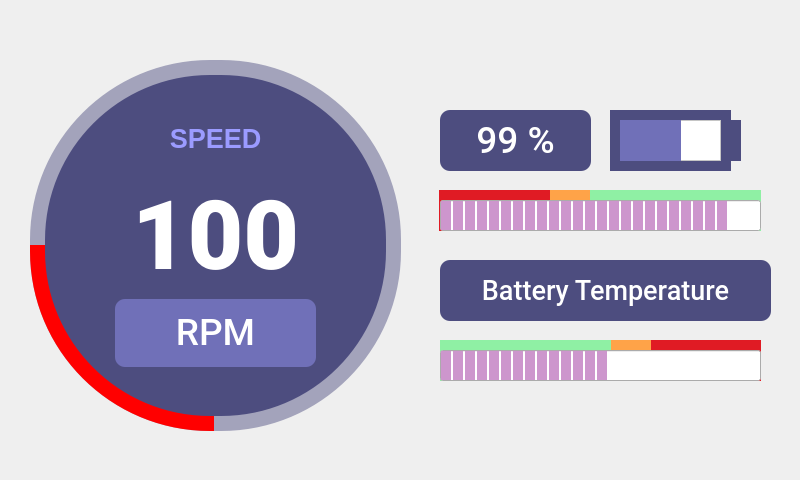
<?xml version="1.0" encoding="UTF-8"?>
<ui version="4.0">
 <class>SplashScreen</class>
 <widget class="QMainWindow" name="SplashScreen">
  <property name="geometry">
   <rect>
    <x>0</x>
    <y>0</y>
    <width>800</width>
    <height>480</height>
   </rect>
  </property>
  <property name="windowTitle">
   <string>MainWindow</string>
  </property>
  <widget class="QWidget" name="centralwidget">
   <widget class="QFrame" name="circularProgressBarBase">
    <property name="geometry">
     <rect>
      <x>20</x>
      <y>50</y>
      <width>391</width>
      <height>391</height>
     </rect>
    </property>
    <property name="frameShape">
     <enum>QFrame::NoFrame</enum>
    </property>
    <property name="frameShadow">
     <enum>QFrame::Raised</enum>
    </property>
    <widget class="QFrame" name="circularProgress">
     <property name="geometry">
      <rect>
       <x>10</x>
       <y>10</y>
       <width>371</width>
       <height>371</height>
      </rect>
     </property>
     <property name="styleSheet">
      <string notr="true">QFrame{
	border-radius: 180px;
	background-color: qconicalgradient(cx:0.5, cy:0.5, angle:270, stop:0.749 rgba(255, 0, 127, 0), stop:0.75 rgba(255, 0, 0, 255));
}

</string>
     </property>
     <property name="frameShape">
      <enum>QFrame::NoFrame</enum>
     </property>
     <property name="frameShadow">
      <enum>QFrame::Raised</enum>
     </property>
    </widget>
    <widget class="QFrame" name="circularBg">
     <property name="geometry">
      <rect>
       <x>10</x>
       <y>10</y>
       <width>371</width>
       <height>371</height>
      </rect>
     </property>
     <property name="styleSheet">
      <string notr="true">QFrame{
	border-radius: 180px;
	background-color: rgba(77, 77, 127, 120);
}</string>
     </property>
     <property name="frameShape">
      <enum>QFrame::NoFrame</enum>
     </property>
     <property name="frameShadow">
      <enum>QFrame::Raised</enum>
     </property>
    </widget>
    <widget class="QFrame" name="container">
     <property name="geometry">
      <rect>
       <x>25</x>
       <y>25</y>
       <width>341</width>
       <height>341</height>
      </rect>
     </property>
     <property name="styleSheet">
      <string notr="true">QFrame{
	border-radius: 165px;
	background-color: rgb(77, 77, 127);
}</string>
     </property>
     <property name="frameShape">
      <enum>QFrame::StyledPanel</enum>
     </property>
     <property name="frameShadow">
      <enum>QFrame::Raised</enum>
     </property>
     <widget class="QWidget" name="layoutWidget">
      <property name="geometry">
       <rect>
        <x>70</x>
        <y>30</y>
        <width>201</width>
        <height>262</height>
       </rect>
      </property>
      <layout class="QGridLayout" name="gridLayout">
       <item row="3" column="0">
        <widget class="QLabel" name="labelUnit">
         <property name="font">
          <font>
           <family>Roboto Medium</family>
           <pointsize>60</pointsize>
          </font>
         </property>
         <property name="autoFillBackground">
          <bool>false</bool>
         </property>
         <property name="styleSheet">
          <string notr="true">QLabel{
	border-radius: 10px;	
	background-color: rgb(112, 112, 184);
	color: #FFFFFF
}</string>
         </property>
         <property name="text">
          <string>&lt;html&gt;&lt;head/&gt;&lt;body&gt;&lt;p&gt;&lt;span style=&quot; font-size:28pt; color:#ffffff;&quot;&gt;RPM&lt;/span&gt;&lt;/p&gt;&lt;/body&gt;&lt;/html&gt;</string>
         </property>
         <property name="alignment">
          <set>Qt::AlignCenter</set>
         </property>
        </widget>
       </item>
       <item row="2" column="0">
        <widget class="QLabel" name="labelValue">
         <property name="font">
          <font>
           <family>Roboto Black</family>
           <pointsize>72</pointsize>
          </font>
         </property>
         <property name="autoFillBackground">
          <bool>false</bool>
         </property>
         <property name="styleSheet">
          <string notr="true">background-color: none;
color: #FFFFFF</string>
         </property>
         <property name="text">
          <string>100</string>
         </property>
         <property name="alignment">
          <set>Qt::AlignCenter</set>
         </property>
        </widget>
       </item>
       <item row="1" column="0">
        <widget class="QLabel" name="labelTitle">
         <property name="font">
          <font>
           <family>Segoe UI</family>
           <pointsize>20</pointsize>
          </font>
         </property>
         <property name="autoFillBackground">
          <bool>false</bool>
         </property>
         <property name="styleSheet">
          <string notr="true">background-color: none;
color: #FFFFFF</string>
         </property>
         <property name="text">
          <string>&lt;html&gt;&lt;head/&gt;&lt;body&gt;&lt;p&gt;&lt;span style=&quot; font-weight:600; color:#9b9bff;&quot;&gt;SPEED&lt;/span&gt;&lt;/p&gt;&lt;/body&gt;&lt;/html&gt;</string>
         </property>
         <property name="alignment">
          <set>Qt::AlignCenter</set>
         </property>
        </widget>
       </item>
      </layout>
     </widget>
    </widget>
    <zorder>circularBg</zorder>
    <zorder>circularProgress</zorder>
    <zorder>container</zorder>
   </widget>
   <widget class="QFrame" name="Bars">
    <property name="geometry">
     <rect>
      <x>430</x>
      <y>80</y>
      <width>341</width>
      <height>351</height>
     </rect>
    </property>
    <property name="frameShape">
     <enum>QFrame::NoFrame</enum>
    </property>
    <property name="frameShadow">
     <enum>QFrame::Raised</enum>
    </property>
    <widget class="QFrame" name="SoC">
     <property name="geometry">
      <rect>
       <x>0</x>
       <y>20</y>
       <width>341</width>
       <height>141</height>
      </rect>
     </property>
     <property name="frameShape">
      <enum>QFrame::NoFrame</enum>
     </property>
     <property name="frameShadow">
      <enum>QFrame::Raised</enum>
     </property>
     <widget class="QLabel" name="Var_SoCVal">
      <property name="geometry">
       <rect>
        <x>10</x>
        <y>10</y>
        <width>151</width>
        <height>61</height>
       </rect>
      </property>
      <property name="font">
       <font>
        <family>Roboto Medium</family>
        <pointsize>27</pointsize>
       </font>
      </property>
      <property name="autoFillBackground">
       <bool>false</bool>
      </property>
      <property name="styleSheet">
       <string notr="true">QLabel{
	border-radius: 10px;	
	background-color: rgb(77, 77, 127);
	color: #FFFFFF
}</string>
      </property>
      <property name="text">
       <string>&lt;html&gt;&lt;head/&gt;&lt;body&gt;&lt;p&gt;&lt;span style=&quot; font-size:28pt;&quot;&gt;99 %&lt;/span&gt;&lt;/p&gt;&lt;/body&gt;&lt;/html&gt;</string>
      </property>
      <property name="alignment">
       <set>Qt::AlignCenter</set>
      </property>
     </widget>
     <widget class="QFrame" name="frame_5">
      <property name="geometry">
       <rect>
        <x>180</x>
        <y>-20</y>
        <width>131</width>
        <height>101</height>
       </rect>
      </property>
      <property name="frameShape">
       <enum>QFrame::NoFrame</enum>
      </property>
      <property name="frameShadow">
       <enum>QFrame::Raised</enum>
      </property>
      <widget class="QFrame" name="frame">
       <property name="geometry">
        <rect>
         <x>0</x>
         <y>30</y>
         <width>121</width>
         <height>61</height>
        </rect>
       </property>
       <property name="styleSheet">
        <string notr="true">background-color: rgb(77, 77, 127);</string>
       </property>
       <property name="frameShape">
        <enum>QFrame::NoFrame</enum>
       </property>
       <property name="frameShadow">
        <enum>QFrame::Raised</enum>
       </property>
       <widget class="QFrame" name="frame_2">
        <property name="geometry">
         <rect>
          <x>10</x>
          <y>10</y>
          <width>101</width>
          <height>41</height>
         </rect>
        </property>
        <property name="styleSheet">
         <string notr="true">background-color: rgb(255, 255, 255);</string>
        </property>
        <property name="frameShape">
         <enum>QFrame::StyledPanel</enum>
        </property>
        <property name="frameShadow">
         <enum>QFrame::Raised</enum>
        </property>
        <widget class="QFrame" name="frame_4">
         <property name="geometry">
          <rect>
           <x>-10</x>
           <y>0</y>
           <width>71</width>
           <height>41</height>
          </rect>
         </property>
         <property name="styleSheet">
          <string notr="true">background-color: rgb(112, 112, 184);</string>
         </property>
         <property name="frameShape">
          <enum>QFrame::NoFrame</enum>
         </property>
         <property name="frameShadow">
          <enum>QFrame::Raised</enum>
         </property>
        </widget>
       </widget>
      </widget>
      <widget class="QFrame" name="frame_3">
       <property name="geometry">
        <rect>
         <x>112</x>
         <y>40</y>
         <width>20</width>
         <height>41</height>
        </rect>
       </property>
       <property name="styleSheet">
        <string notr="true">background-color: rgb(77, 77, 127);</string>
       </property>
       <property name="frameShape">
        <enum>QFrame::NoFrame</enum>
       </property>
       <property name="frameShadow">
        <enum>QFrame::Raised</enum>
       </property>
      </widget>
     </widget>
     <widget class="QProgressBar" name="Var_SoCBar">
      <property name="geometry">
       <rect>
        <x>10</x>
        <y>100</y>
        <width>321</width>
        <height>31</height>
       </rect>
      </property>
      <property name="styleSheet">
       <string notr="true">QProgressBar::chunk {
    background-color: #CD96CD;
    width: 10px;
    margin: 0.5px;
}</string>
      </property>
      <property name="value">
       <number>90</number>
      </property>
      <property name="textVisible">
       <bool>false</bool>
      </property>
     </widget>
     <widget class="QFrame" name="frame_6">
      <property name="geometry">
       <rect>
        <x>9</x>
        <y>90</y>
        <width>111</width>
        <height>41</height>
       </rect>
      </property>
      <property name="styleSheet">
       <string notr="true">color: rgb(224, 27, 36);
background-color: rgb(224, 27, 36);</string>
      </property>
      <property name="frameShape">
       <enum>QFrame::NoFrame</enum>
      </property>
      <property name="frameShadow">
       <enum>QFrame::Raised</enum>
      </property>
     </widget>
     <widget class="QFrame" name="frame_13">
      <property name="geometry">
       <rect>
        <x>120</x>
        <y>90</y>
        <width>41</width>
        <height>41</height>
       </rect>
      </property>
      <property name="styleSheet">
       <string notr="true">background-color: rgb(255, 163, 72);</string>
      </property>
      <property name="frameShape">
       <enum>QFrame::NoFrame</enum>
      </property>
      <property name="frameShadow">
       <enum>QFrame::Raised</enum>
      </property>
      <widget class="QFrame" name="frame_14">
       <property name="geometry">
        <rect>
         <x>60</x>
         <y>50</y>
         <width>120</width>
         <height>51</height>
        </rect>
       </property>
       <property name="styleSheet">
        <string notr="true">color: rgb(224, 27, 36);
background-color: rgb(224, 27, 36);</string>
       </property>
       <property name="frameShape">
        <enum>QFrame::NoFrame</enum>
       </property>
       <property name="frameShadow">
        <enum>QFrame::Raised</enum>
       </property>
      </widget>
     </widget>
     <widget class="QFrame" name="frame_17">
      <property name="geometry">
       <rect>
        <x>160</x>
        <y>90</y>
        <width>171</width>
        <height>41</height>
       </rect>
      </property>
      <property name="styleSheet">
       <string notr="true">background-color: rgb(143, 240, 164);</string>
      </property>
      <property name="frameShape">
       <enum>QFrame::NoFrame</enum>
      </property>
      <property name="frameShadow">
       <enum>QFrame::Raised</enum>
      </property>
      <widget class="QFrame" name="frame_18">
       <property name="geometry">
        <rect>
         <x>60</x>
         <y>50</y>
         <width>120</width>
         <height>51</height>
        </rect>
       </property>
       <property name="styleSheet">
        <string notr="true">color: rgb(224, 27, 36);
background-color: rgb(224, 27, 36);</string>
       </property>
       <property name="frameShape">
        <enum>QFrame::NoFrame</enum>
       </property>
       <property name="frameShadow">
        <enum>QFrame::Raised</enum>
       </property>
      </widget>
     </widget>
     <zorder>Var_SoCVal</zorder>
     <zorder>frame_5</zorder>
     <zorder>frame_6</zorder>
     <zorder>frame_13</zorder>
     <zorder>frame_17</zorder>
     <zorder>Var_SoCBar</zorder>
    </widget>
    <widget class="QFrame" name="Batt">
     <property name="geometry">
      <rect>
       <x>0</x>
       <y>150</y>
       <width>341</width>
       <height>131</height>
      </rect>
     </property>
     <property name="frameShape">
      <enum>QFrame::NoFrame</enum>
     </property>
     <property name="frameShadow">
      <enum>QFrame::Raised</enum>
     </property>
     <widget class="QLabel" name="TBTitle">
      <property name="geometry">
       <rect>
        <x>10</x>
        <y>30</y>
        <width>331</width>
        <height>61</height>
       </rect>
      </property>
      <property name="font">
       <font>
        <family>Roboto Medium</family>
        <pointsize>20</pointsize>
       </font>
      </property>
      <property name="autoFillBackground">
       <bool>false</bool>
      </property>
      <property name="styleSheet">
       <string notr="true">QLabel{
	border-radius: 10px;	
	background-color: rgb(77, 77, 127);
	color: #FFFFFF
}</string>
      </property>
      <property name="text">
       <string>&lt;html&gt;&lt;head/&gt;&lt;body&gt;&lt;p&gt;Battery Temperature&lt;/p&gt;&lt;/body&gt;&lt;/html&gt;</string>
      </property>
      <property name="alignment">
       <set>Qt::AlignCenter</set>
      </property>
     </widget>
    </widget>
    <widget class="QProgressBar" name="Var_SoCBar_3">
     <property name="geometry">
      <rect>
       <x>10</x>
       <y>270</y>
       <width>321</width>
       <height>31</height>
      </rect>
     </property>
     <property name="autoFillBackground">
      <bool>false</bool>
     </property>
     <property name="styleSheet">
      <string notr="true">QProgressBar::chunk {
    background-color: #CD96CD;
    width: 10px;
    margin: 0.5px;
}</string>
     </property>
     <property name="minimum">
      <number>0</number>
     </property>
     <property name="value">
      <number>50</number>
     </property>
     <property name="textVisible">
      <bool>false</bool>
     </property>
    </widget>
    <widget class="QFrame" name="frame_7">
     <property name="geometry">
      <rect>
       <x>220</x>
       <y>260</y>
       <width>111</width>
       <height>41</height>
      </rect>
     </property>
     <property name="styleSheet">
      <string notr="true">color: rgb(224, 27, 36);
background-color: rgb(224, 27, 36);</string>
     </property>
     <property name="frameShape">
      <enum>QFrame::NoFrame</enum>
     </property>
     <property name="frameShadow">
      <enum>QFrame::Raised</enum>
     </property>
     <widget class="QFrame" name="frame_8">
      <property name="geometry">
       <rect>
        <x>0</x>
        <y>0</y>
        <width>111</width>
        <height>41</height>
       </rect>
      </property>
      <property name="styleSheet">
       <string notr="true">color: rgb(224, 27, 36);
background-color: rgb(224, 27, 36);</string>
      </property>
      <property name="frameShape">
       <enum>QFrame::NoFrame</enum>
      </property>
      <property name="frameShadow">
       <enum>QFrame::Raised</enum>
      </property>
      <widget class="QFrame" name="frame_9">
       <property name="geometry">
        <rect>
         <x>0</x>
         <y>0</y>
         <width>111</width>
         <height>41</height>
        </rect>
       </property>
       <property name="styleSheet">
        <string notr="true">color: rgb(224, 27, 36);
background-color: rgb(224, 27, 36);</string>
       </property>
       <property name="frameShape">
        <enum>QFrame::NoFrame</enum>
       </property>
       <property name="frameShadow">
        <enum>QFrame::Raised</enum>
       </property>
       <widget class="QFrame" name="frame_10">
        <property name="geometry">
         <rect>
          <x>60</x>
          <y>50</y>
          <width>120</width>
          <height>51</height>
         </rect>
        </property>
        <property name="styleSheet">
         <string notr="true">color: rgb(224, 27, 36);
background-color: rgb(224, 27, 36);</string>
        </property>
        <property name="frameShape">
         <enum>QFrame::NoFrame</enum>
        </property>
        <property name="frameShadow">
         <enum>QFrame::Raised</enum>
        </property>
       </widget>
      </widget>
     </widget>
    </widget>
    <widget class="QFrame" name="frame_11">
     <property name="geometry">
      <rect>
       <x>180</x>
       <y>260</y>
       <width>41</width>
       <height>41</height>
      </rect>
     </property>
     <property name="styleSheet">
      <string notr="true">background-color: rgb(255, 163, 72);</string>
     </property>
     <property name="frameShape">
      <enum>QFrame::NoFrame</enum>
     </property>
     <property name="frameShadow">
      <enum>QFrame::Raised</enum>
     </property>
     <widget class="QFrame" name="frame_12">
      <property name="geometry">
       <rect>
        <x>60</x>
        <y>50</y>
        <width>120</width>
        <height>51</height>
       </rect>
      </property>
      <property name="styleSheet">
       <string notr="true">color: rgb(224, 27, 36);
background-color: rgb(224, 27, 36);</string>
      </property>
      <property name="frameShape">
       <enum>QFrame::NoFrame</enum>
      </property>
      <property name="frameShadow">
       <enum>QFrame::Raised</enum>
      </property>
     </widget>
    </widget>
    <widget class="QFrame" name="frame_15">
     <property name="geometry">
      <rect>
       <x>10</x>
       <y>260</y>
       <width>171</width>
       <height>41</height>
      </rect>
     </property>
     <property name="styleSheet">
      <string notr="true">background-color: rgb(143, 240, 164);</string>
     </property>
     <property name="frameShape">
      <enum>QFrame::NoFrame</enum>
     </property>
     <property name="frameShadow">
      <enum>QFrame::Raised</enum>
     </property>
     <widget class="QFrame" name="frame_16">
      <property name="geometry">
       <rect>
        <x>60</x>
        <y>50</y>
        <width>120</width>
        <height>51</height>
       </rect>
      </property>
      <property name="styleSheet">
       <string notr="true">color: rgb(224, 27, 36);
background-color: rgb(224, 27, 36);</string>
      </property>
      <property name="frameShape">
       <enum>QFrame::NoFrame</enum>
      </property>
      <property name="frameShadow">
       <enum>QFrame::Raised</enum>
      </property>
     </widget>
    </widget>
    <zorder>SoC</zorder>
    <zorder>Batt</zorder>
    <zorder>frame_7</zorder>
    <zorder>frame_11</zorder>
    <zorder>frame_15</zorder>
    <zorder>Var_SoCBar_3</zorder>
   </widget>
   <zorder>Bars</zorder>
   <zorder>circularProgressBarBase</zorder>
  </widget>
 </widget>
 <resources/>
 <connections/>
</ui>
